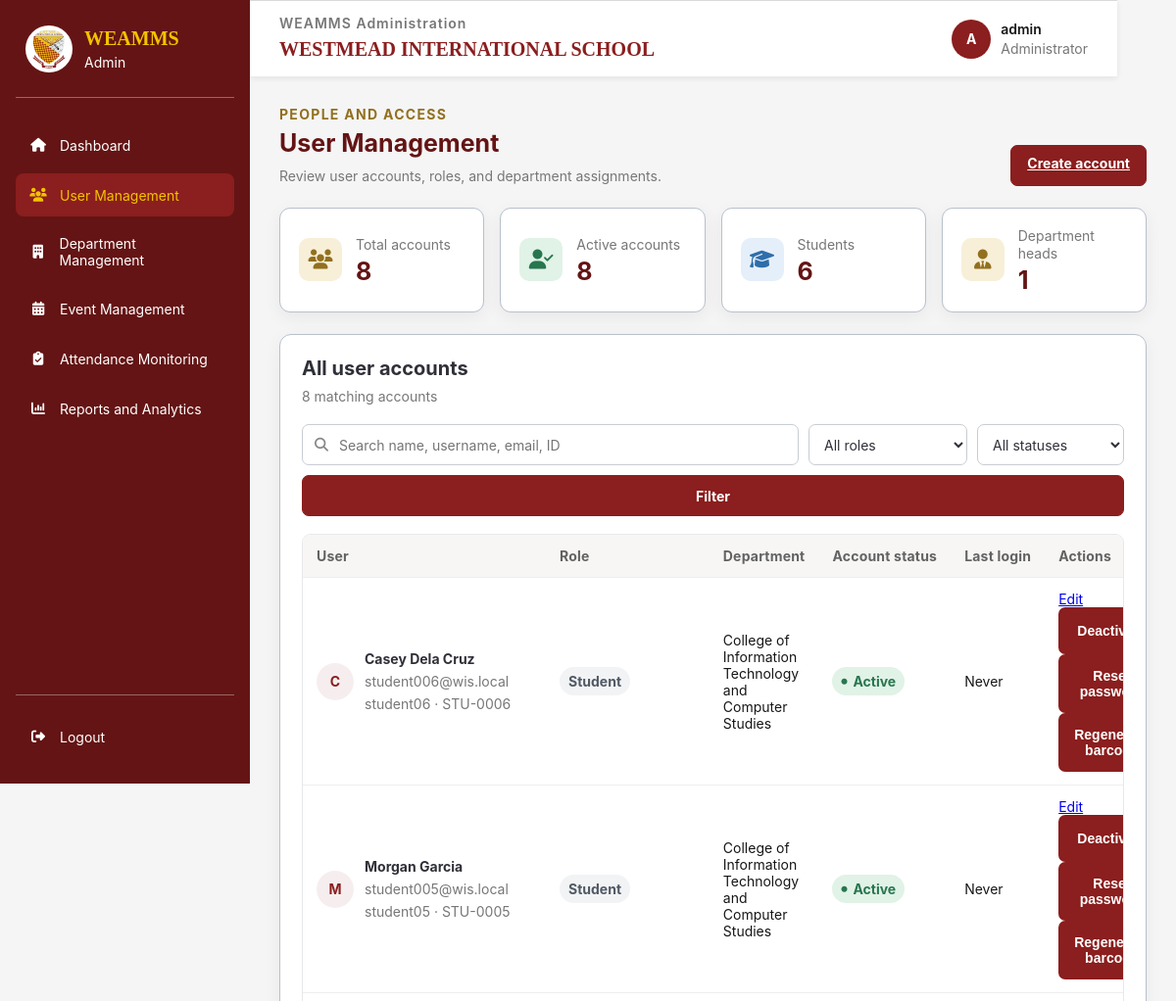
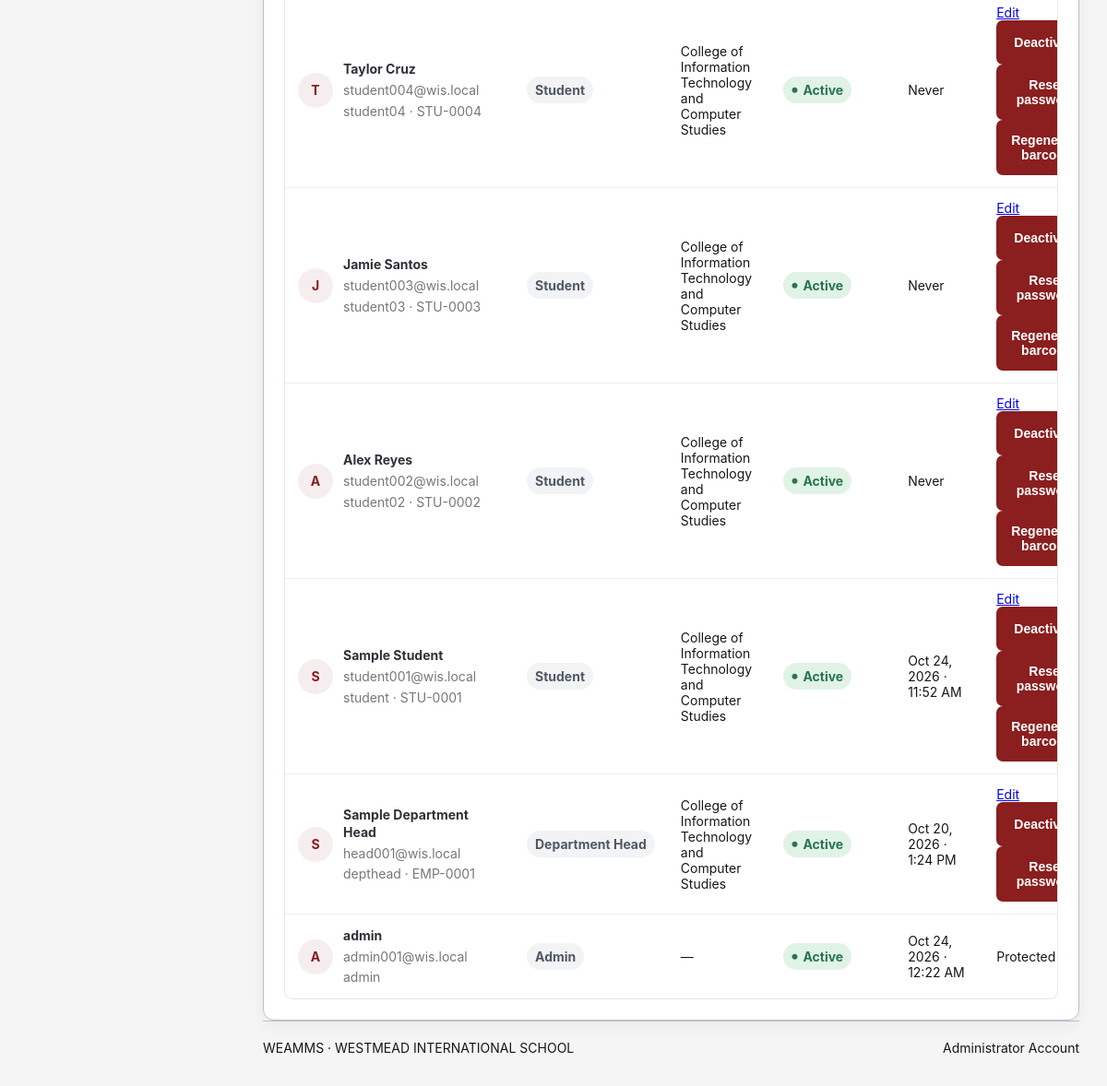
The app's page /admin/students/index.php (signed in) with its own data (2 pictures, top to bottom).
### tables this page shows
CREATE TABLE `users` (
  `user_id` bigint(20) UNSIGNED NOT NULL,
  `username` varchar(100) NOT NULL,
  `email` varchar(190) NOT NULL,
  `password_hash` varchar(255) NOT NULL,
  `account_status` enum('active','inactive','locked') NOT NULL DEFAULT 'active',
  `last_login_at` datetime DEFAULT NULL,
  `created_at` timestamp NOT NULL DEFAULT current_timestamp(),
  `updated_at` timestamp NOT NULL DEFAULT current_timestamp() ON UPDATE current_timestamp(),
  `role_id` int(11) NOT NULL
);

CREATE TABLE `students` (
  `student_id` bigint(20) UNSIGNED NOT NULL,
  `user_id` bigint(20) UNSIGNED NOT NULL,
  `student_number` varchar(50) NOT NULL,
  `barcode_token` char(64) NOT NULL,
  `department_id` bigint(20) UNSIGNED NOT NULL,
  `section` varchar(100) DEFAULT NULL,
  `year_level` varchar(50) DEFAULT NULL,
  `first_name` varchar(100) NOT NULL,
  `middle_name` varchar(100) DEFAULT NULL,
  `last_name` varchar(100) NOT NULL,
  `enrollment_status` enum('enrolled','inactive','graduated','transferred') NOT NULL DEFAULT 'enrolled',
  `created_at` timestamp NOT NULL DEFAULT current_timestamp(),
  `updated_at` timestamp NOT NULL DEFAULT current_timestamp() ON UPDATE current_timestamp()
);

CREATE TABLE `roles` (
  `role_id` int(11) NOT NULL,
  `role_name` varchar(50) NOT NULL,
  `description` varchar(255) DEFAULT NULL,
  `created_at` timestamp NOT NULL DEFAULT current_timestamp()
);

CREATE TABLE `department_heads` (
  `department_head_id` bigint(20) UNSIGNED NOT NULL,
  `user_id` bigint(20) UNSIGNED NOT NULL,
  `department_id` bigint(20) UNSIGNED NOT NULL,
  `employee_number` varchar(50) DEFAULT NULL,
  `first_name` varchar(100) NOT NULL,
  `middle_name` varchar(100) DEFAULT NULL,
  `last_name` varchar(100) NOT NULL,
  `created_at` timestamp NOT NULL DEFAULT current_timestamp()
);

### includes/admin_context.php (called while the page is built, shortened)
<?php
function adminEscape(mixed $value): string
{
    return htmlspecialchars((string) $value, ENT_QUOTES, 'UTF-8');
}

### admin/students/index.php (the view, shortened to what this page needs)
<?php
require_once __DIR__ . '/../../includes/admin_layout_start.php';
$search = trim(is_string($_GET['q'] ?? null) ? $_GET['q'] : '');
$sql = "
    SELECT u.user_id, u.username, u.email, r.role_name AS role, u.account_status,
           u.last_login_at,
           COALESCE(
               NULLIF(TRIM(CONCAT_WS(' ', s.first_name, s.middle_name, s.last_name)), ''),
               NULLIF(TRIM(CONCAT_WS(' ', dh.first_name, dh.middle_name, dh.last_name)), ''),
               u.username
           ) AS display_name,
           COALESCE(d_student.department_name, d_head.department_name) AS department_name,
           s.student_number, dh.employee_number
    FROM users u
    INNER JOIN roles r ON r.role_id = u.role_id
    LEFT JOIN students s ON s.user_id = u.user_id
    LEFT JOIN departments d_student ON d_student.department_id = s.department_id
    LEFT JOIN department_heads dh ON dh.user_id = u.user_id
    LEFT JOIN departments d_head ON d_head.department_id = dh.department_id
    WHERE 1 = 1";
$params = [];
$sql .= ' ORDER BY u.created_at DESC, u.user_id DESC';
$stmt = $pdo->prepare($sql);
$stmt->execute($params);
$users = $stmt->fetchAll(PDO::FETCH_ASSOC);
$summary = $pdo->query(
    "SELECT COUNT(*) AS total,
            SUM(u.account_status = 'active') AS active,
            SUM(r.role_name = 'student') AS students,
            SUM(r.role_name = 'department_head') AS department_heads
     FROM users u
     INNER JOIN roles r ON r.role_id = u.role_id"
)->fetch(PDO::FETCH_ASSOC);
?>
<section class="admin-content-section">
    <div class="admin-page-heading">
        <div>
            <span class="admin-eyebrow">People and access</span>
            <h2>User Management</h2>
            <p>Review user accounts, roles, and department assignments.</p>
        </div>
        <a class="admin-filter-button admin-button-link" href="<?= adminEscape($adminBaseUrl) ?>/admin/students/create.php">Create account</a>
    </div>
    <div class="admin-summary-grid">
        <article class="admin-summary-card">
            <span class="admin-summary-icon"><i class="fa-solid fa-users" aria-hidden="true"></i></span>
            <div><span>Total accounts</span><strong><?= (int) $summary['total'] ?></strong></div>
        </article>
        <article class="admin-summary-card">
            <span class="admin-summary-icon admin-icon-green"><i class="fa-solid fa-user-check" aria-hidden="true"></i></span>
            <div><span>Active accounts</span><strong><?= (int) $summary['active'] ?></strong></div>
        </article>
        <article class="admin-summary-card">
            <span class="admin-summary-icon admin-icon-blue"><i class="fa-solid fa-graduation-cap" aria-hidden="true"></i></span>
            <div><span>Students</span><strong><?= (int) $summary['students'] ?></strong></div>
        </article>
        <article class="admin-summary-card">
            <span class="admin-summary-icon admin-icon-gold"><i class="fa-solid fa-user-tie" aria-hidden="true"></i></span>
            <div><span>Department heads</span><strong><?= (int) $summary['department_heads'] ?></strong></div>
        </article>
    </div>
    <section class="admin-panel">
        <div class="admin-panel-heading">
            <div>
                <h3>All user accounts</h3>
                <p><?= count($users) ?> matching <?= count($users) === 1 ? 'account' : 'accounts' ?></p>
            </div>
        </div>
        <form class="admin-filters" method="get" action="<?= adminEscape($adminBaseUrl) ?>/admin/students/index.php">
            <label class="admin-search-field">
                <input type="search" name="q" value="<?= adminEscape($search) ?>" placeholder="Search name, username, email, ID">
            </label>
            <label>
                <select name="role">
                    <option value="">All roles</option>
                </select>
            </label>
            <label>
                <select name="status">
                    <option value="">All statuses</option>
                </select>
            </label>
            <button class="admin-filter-button" type="submit">Filter</button>
        </form>
        <?php if ($users === []): ?>
            <div class="admin-empty-state">
                <i class="fa-solid fa-user-slash" aria-hidden="true"></i>
                <strong>No matching accounts</strong>
                <p>Try adjusting your search or filters.</p>
            </div>
        <?php else: ?>
            <div class="admin-table-wrap">
                <table class="admin-table">
                    <thead>
                        <tr>
                            <th scope="col">User</th>
                            <th scope="col">Role</th>
                            <th scope="col">Department</th>
                            <th scope="col">Account status</th>
                            <th scope="col">Last login</th>
                            <th scope="col">Actions</th>
                        </tr>
                    </thead>
                    <tbody>
                        <?php foreach ($users as $user): ?>
                            <?php
                            $accountStatus = strtolower($user['account_status']);
                            $roleLabel = ucwords(str_replace('_', ' ', $user['role']));
                            ?>
                            <tr>
                                <td data-label="User">
                                    <div class="admin-user-cell">
                                        <span class="admin-user-avatar"><?= adminEscape(strtoupper(substr($user['display_name'], 0, 1))) ?></span>
                                        <span>
                                            <strong><?= adminEscape($user['display_name']) ?></strong>
                                            <small><?= adminEscape($user['email']) ?></small>
                                            <small>
                                                <?= adminEscape($user['username']) ?>
                                                <?php if ($user['student_number']): ?> · <?= adminEscape($user['student_number']) ?><?php endif; ?>
                                                <?php if ($user['employee_number']): ?> · <?= adminEscape($user['employee_number']) ?><?php endif; ?>
                                            </small>
                                        </span>
                                    </div>
                                </td>
                                <td data-label="Role"><span class="admin-role-badge"><?= adminEscape($roleLabel) ?></span></td>
                                <td data-label="Department"><?= adminEscape($user['department_name'] ?: '—') ?></td>
                                <td data-label="Account status">
                                    <span class="admin-status-badge admin-status-<?= adminEscape($accountStatus) ?>">
                                        <i class="fa-solid fa-circle" aria-hidden="true"></i>
                                        <?= adminEscape(ucfirst($accountStatus)) ?>
                                    </span>
                                </td>
                                <td data-label="Last login">
                                    <?= $user['last_login_at'] ? adminEscape(date('M j, Y · g:i A', strtotime($user['last_login_at']))) : 'Never' ?>
                                </td>
                                <td data-label="Actions">
                                    <?php if ($user['role'] !== 'admin'): ?>
                                        <div class="admin-row-actions">
                                            <a href="<?= adminEscape($adminBaseUrl) ?>/admin/students/edit.php?id=<?= (int) $user['user_id'] ?>">Edit</a>
                                            <form method="post" action="<?= adminEscape($adminBaseUrl) ?>/admin/students/status.php">
                                                <button type="submit"><?= $accountStatus === 'active' ? 'Deactivate' : 'Activate' ?></button>
                                            </form>
                                            <form method="post" action="<?= adminEscape($adminBaseUrl) ?>/admin/students/reset-password.php" onsubmit="return confirm('Reset this user password?');">
                                                <button type="submit">Reset password</button>
                                            </form>
                                            <?php if ($user['role'] === 'student'): ?>
                                                <form method="post" action="<?= adminEscape($adminBaseUrl) ?>/admin/students/regenerate-barcode.php" onsubmit="return confirm('Regenerate this student barcode? The old code will stop working.');">
                                                    <button type="submit">Regenerate barcode</button>
                                                </form>
                                            <?php endif; ?>
                                        </div>
                                    <?php else: ?>
                                        <span>Protected</span>
                                    <?php endif; ?>
                                </td>
                            </tr>
                        <?php endforeach; ?>
                    </tbody>
                </table>
            </div>
        <?php endif; ?>
    </section>
</section>
<?php require __DIR__ . '/../../includes/footer.php'; ?>
</main>
</body>
</html>

### assets/css/style.css (style rules this page uses)
:root { --wis-maroon-light: #B43737; --wis-maroon: #8B1E1E; --wis-maroon-dark: #641414; --wis-gold: #F2C300; --wis-gold-dark: #D6A900; --wis-white: #FFFFFF; --wis-light-blue: #E8F0FE; --wis-black: #171717; --wis-background: #F5F5F5; --wis-border: #B8C1CC; --wis-shadow: 0 8px 25px rgba(0, 0, 0, 0.10); }
* { box-sizing: border-box; margin: 0; padding: 0; }
html { scroll-behavior: smooth; }
body { display: flex; justify-content: center; align-items: flex-start; min-height: 100vh; padding: 0 20px; background: var(--wis-background); color: var(--wis-black); font-family: Arial, Helvetica, sans-serif; }
form { width: 100%; margin: 0 auto; }
button { display: block; width: 100%; min-height: 48px; padding: 12px 14px; border: 2px solid var(--wis-maroon); border-radius: 7px; background: var(--wis-maroon); color: var(--wis-white); font-family: Arial, Helvetica, sans-serif; font-size: 14px; font-weight: 700; cursor: pointer; transition: background 0.2s ease, border-color 0.2s ease, color 0.2s ease, transform 0.2s ease; }

### records on screen
users: display_name "C", display_name "Casey Dela Cruz", email "student006@wis.local", username "student06", students.student_number "STU-0006", role.role_name "Student", department_name "College of Information Technology and Computer Studies", account_status "Active", shows "Never", shows "Deactivate"
users: display_name "M", display_name "Morgan Garcia", email "student005@wis.local", username "student05", students.student_number "STU-0005", role.role_name "Student", department_name "College of Information Technology and Computer Studies", account_status "Active", shows "Never", shows "Deactivate"
users: display_name "T", display_name "Taylor Cruz", email "student004@wis.local", username "student04", students.student_number "STU-0004", role.role_name "Student", department_name "College of Information Technology and Computer Studies", account_status "Active", shows "Never", shows "Deactivate"
users: display_name "J", display_name "Jamie Santos", email "student003@wis.local", username "student03", students.student_number "STU-0003", role.role_name "Student", department_name "College of Information Technology and Computer Studies", account_status "Active", shows "Never", shows "Deactivate"
users: display_name "A", display_name "Alex Reyes", email "student002@wis.local", username "student02", students.student_number "STU-0002", role.role_name "Student", department_name "College of Information Technology and Computer Studies", account_status "Active", shows "Never", shows "Deactivate"
users: display_name "S", display_name "Sample Student", email "student001@wis.local", username "student", students.student_number "STU-0001", role.role_name "Student", department_name "College of Information Technology and Computer Studies", account_status "Active", last_login_at "Oct 24, 2026 · 11:52 AM", shows "Deactivate"
users: display_name "S", display_name "Sample Department Head", email "head001@wis.local", username "depthead", department_heads.employee_number "EMP-0001", role.role_name "Department Head", department_name "College of Information Technology and Computer Studies", account_status "Active", last_login_at "Oct 20, 2026 · 1:24 PM", shows "Deactivate"
users: display_name "A", display_name "admin", email "admin001@wis.local", username "admin", role.role_name "Admin", department_name "—", account_status "Active", last_login_at "Oct 24, 2026 · 12:22 AM", shows "Protected"

### other values on screen
str_replace('_', ' ', $role) "Admin"
$label "Dashboard"
$label "User Management"
$label "Department Management"
$label "Event Management"
$label "Attendance Monitoring"
$label "Reports and Analytics"
adminEscape($adminInitial) "A"
adminEscape($adminUsername) "admin"
$summary['total'] "8"
$summary['active'] "8"
$summary['students'] "6"
$summary['department_heads'] "1"
count($users) "8"
$footerRoleLabel "Administrator"
